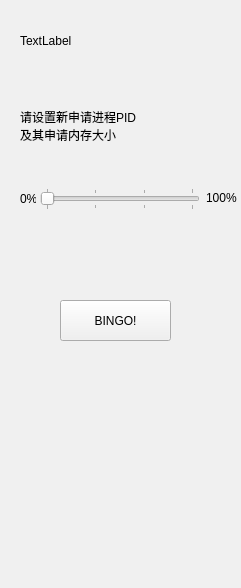
   <widget class="QWidget" name="widget_21" native="true">
    <property name="geometry">
     <rect>
      <x>0</x>
      <y>700</y>
      <width>241</width>
      <height>588</height>
     </rect>
    </property>
    <property name="styleSheet">
     <string notr="true">background-color: rgb(240, 240, 240);</string>
    </property>
    <widget class="QPushButton" name="pushButton_9">
     <property name="geometry">
      <rect>
       <x>0</x>
       <y>560</y>
       <width>240</width>
       <height>28</height>
      </rect>
     </property>
     <property name="styleSheet">
      <string notr="true">border-image: url(:/images/share/images/hideBtn.png);</string>
     </property>
     <property name="text">
      <string/>
     </property>
     <property name="flat">
      <bool>true</bool>
     </property>
    </widget>
    <widget class="QLabel" name="label_33">
     <property name="geometry">
      <rect>
       <x>20</x>
       <y>10</y>
       <width>101</width>
       <height>61</height>
      </rect>
     </property>
     <property name="text">
      <string>TextLabel</string>
     </property>
    </widget>
    <widget class="QSlider" name="horizontalSlider">
     <property name="geometry">
      <rect>
       <x>40</x>
       <y>188</y>
       <width>160</width>
       <height>22</height>
      </rect>
     </property>
     <property name="minimum">
      <number>256</number>
     </property>
     <property name="maximum">
      <number>1024</number>
     </property>
     <property name="singleStep">
      <number>256</number>
     </property>
     <property name="pageStep">
      <number>256</number>
     </property>
     <property name="tracking">
      <bool>true</bool>
     </property>
     <property name="orientation">
      <enum>Qt::Horizontal</enum>
     </property>
     <property name="invertedAppearance">
      <bool>false</bool>
     </property>
     <property name="invertedControls">
      <bool>false</bool>
     </property>
     <property name="tickPosition">
      <enum>QSlider::TicksBothSides</enum>
     </property>
     <property name="tickInterval">
      <number>256</number>
     </property>
    </widget>
    <widget class="QLabel" name="label_34">
     <property name="geometry">
      <rect>
       <x>20</x>
       <y>191</y>
       <width>16</width>
       <height>16</height>
      </rect>
     </property>
     <property name="text">
      <string>0%</string>
     </property>
    </widget>
    <widget class="QLabel" name="label_35">
     <property name="geometry">
      <rect>
       <x>206</x>
       <y>190</y>
       <width>41</width>
       <height>16</height>
      </rect>
     </property>
     <property name="text">
      <string>100%</string>
     </property>
    </widget>
    <widget class="QLabel" name="label_36">
     <property name="geometry">
      <rect>
       <x>20</x>
       <y>70</y>
       <width>181</width>
       <height>111</height>
      </rect>
     </property>
     <property name="text">
      <string>请设置新申请进程PID
及其申请内存大小</string>
     </property>
    </widget>
    <widget class="QPushButton" name="pushButton_19">
     <property name="geometry">
      <rect>
       <x>60</x>
       <y>300</y>
       <width>111</width>
       <height>41</height>
      </rect>
     </property>
     <property name="text">
      <string>BINGO!</string>
     </property>
    </widget>
   </widget>
